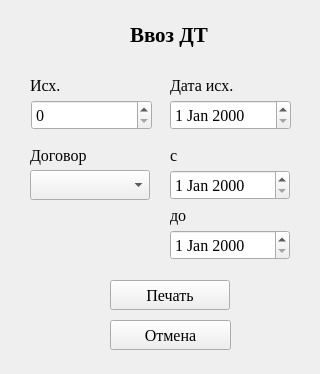
<?xml version="1.0" encoding="UTF-8"?>
<ui version="4.0">
 <class>Form</class>
 <widget class="QWidget" name="Form">
  <property name="geometry">
   <rect>
    <x>0</x>
    <y>0</y>
    <width>320</width>
    <height>374</height>
   </rect>
  </property>
  <property name="windowTitle">
   <string>Form</string>
  </property>
  <widget class="QLabel" name="label">
   <property name="geometry">
    <rect>
     <x>130</x>
     <y>20</y>
     <width>111</width>
     <height>30</height>
    </rect>
   </property>
   <property name="font">
    <font>
     <family>Times New Roman</family>
     <pointsize>16</pointsize>
     <bold>true</bold>
    </font>
   </property>
   <property name="text">
    <string>Ввоз ДТ</string>
   </property>
  </widget>
  <widget class="QComboBox" name="cb_contracts">
   <property name="geometry">
    <rect>
     <x>30</x>
     <y>170</y>
     <width>120</width>
     <height>30</height>
    </rect>
   </property>
   <property name="font">
    <font>
     <family>Times New Roman</family>
     <pointsize>12</pointsize>
    </font>
   </property>
  </widget>
  <widget class="QDateEdit" name="d_from">
   <property name="geometry">
    <rect>
     <x>170</x>
     <y>170</y>
     <width>120</width>
     <height>30</height>
    </rect>
   </property>
   <property name="font">
    <font>
     <family>Times New Roman</family>
     <pointsize>12</pointsize>
    </font>
   </property>
  </widget>
  <widget class="QDateEdit" name="d_to">
   <property name="geometry">
    <rect>
     <x>170</x>
     <y>230</y>
     <width>120</width>
     <height>30</height>
    </rect>
   </property>
   <property name="font">
    <font>
     <family>Times New Roman</family>
     <pointsize>12</pointsize>
    </font>
   </property>
  </widget>
  <widget class="QLabel" name="label_2">
   <property name="geometry">
    <rect>
     <x>170</x>
     <y>200</y>
     <width>49</width>
     <height>30</height>
    </rect>
   </property>
   <property name="font">
    <font>
     <family>Times New Roman</family>
     <pointsize>12</pointsize>
    </font>
   </property>
   <property name="text">
    <string>до</string>
   </property>
  </widget>
  <widget class="QLabel" name="label_3">
   <property name="geometry">
    <rect>
     <x>170</x>
     <y>140</y>
     <width>49</width>
     <height>30</height>
    </rect>
   </property>
   <property name="font">
    <font>
     <family>Times New Roman</family>
     <pointsize>12</pointsize>
    </font>
   </property>
   <property name="text">
    <string>с</string>
   </property>
  </widget>
  <widget class="QLabel" name="label_4">
   <property name="geometry">
    <rect>
     <x>30</x>
     <y>140</y>
     <width>71</width>
     <height>30</height>
    </rect>
   </property>
   <property name="font">
    <font>
     <family>Times New Roman</family>
     <pointsize>12</pointsize>
    </font>
   </property>
   <property name="text">
    <string>Договор</string>
   </property>
  </widget>
  <widget class="QPushButton" name="b_ok">
   <property name="geometry">
    <rect>
     <x>110</x>
     <y>280</y>
     <width>120</width>
     <height>30</height>
    </rect>
   </property>
   <property name="font">
    <font>
     <family>Times New Roman</family>
     <pointsize>12</pointsize>
    </font>
   </property>
   <property name="text">
    <string>Печать</string>
   </property>
  </widget>
  <widget class="QPushButton" name="b_cancel">
   <property name="geometry">
    <rect>
     <x>110</x>
     <y>320</y>
     <width>121</width>
     <height>30</height>
    </rect>
   </property>
   <property name="font">
    <font>
     <family>Times New Roman</family>
     <pointsize>12</pointsize>
    </font>
   </property>
   <property name="text">
    <string>Отмена</string>
   </property>
  </widget>
  <widget class="QSpinBox" name="number">
   <property name="geometry">
    <rect>
     <x>31</x>
     <y>100</y>
     <width>121</width>
     <height>30</height>
    </rect>
   </property>
   <property name="font">
    <font>
     <family>Times New Roman</family>
     <pointsize>12</pointsize>
    </font>
   </property>
   <property name="maximum">
    <number>1000000</number>
   </property>
  </widget>
  <widget class="QDateEdit" name="d_note">
   <property name="geometry">
    <rect>
     <x>170</x>
     <y>100</y>
     <width>121</width>
     <height>30</height>
    </rect>
   </property>
   <property name="font">
    <font>
     <family>Times New Roman</family>
     <pointsize>12</pointsize>
    </font>
   </property>
  </widget>
  <widget class="QLabel" name="label_5">
   <property name="geometry">
    <rect>
     <x>30</x>
     <y>70</y>
     <width>121</width>
     <height>30</height>
    </rect>
   </property>
   <property name="font">
    <font>
     <family>Times New Roman</family>
     <pointsize>12</pointsize>
    </font>
   </property>
   <property name="text">
    <string>Исх.</string>
   </property>
  </widget>
  <widget class="QLabel" name="label_6">
   <property name="geometry">
    <rect>
     <x>170</x>
     <y>70</y>
     <width>121</width>
     <height>30</height>
    </rect>
   </property>
   <property name="font">
    <font>
     <family>Times New Roman</family>
     <pointsize>12</pointsize>
    </font>
   </property>
   <property name="text">
    <string>Дата исх.</string>
   </property>
  </widget>
 </widget>
 <resources/>
 <connections/>
</ui>
